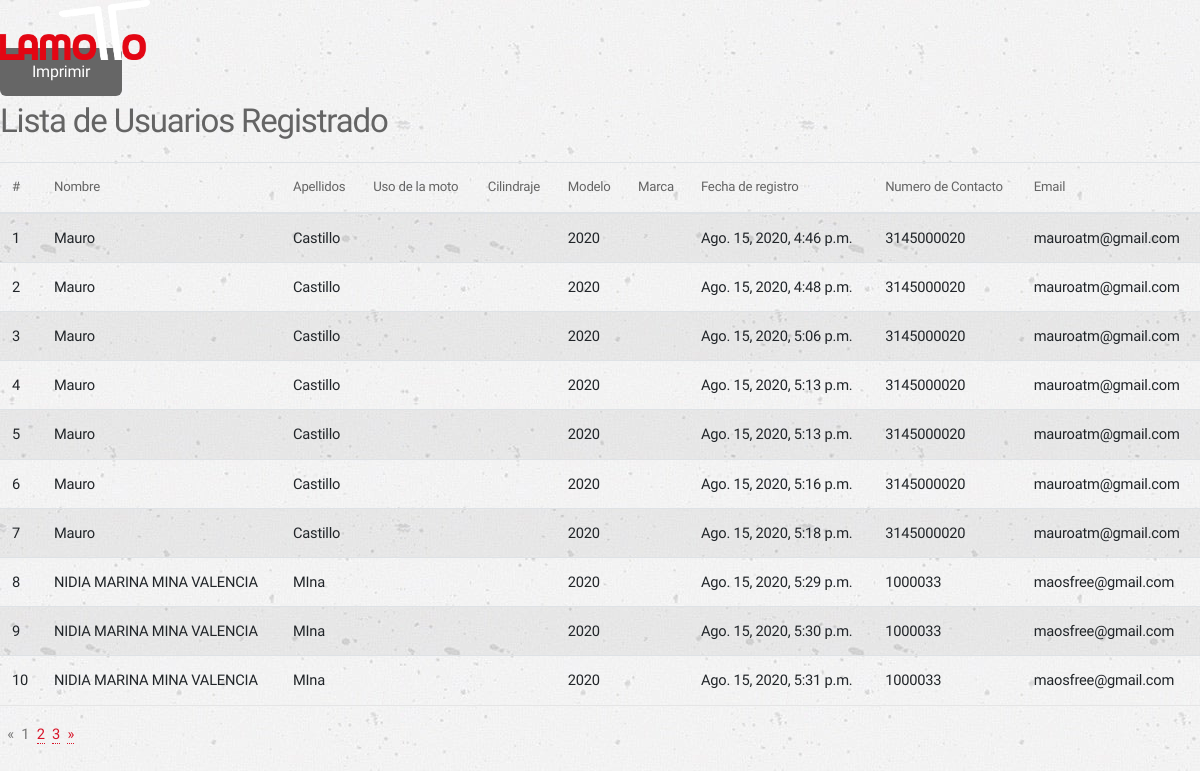
Page /register (signed in) on the committed database.
### website/home/models.py (models this page shows, shortened)
class Client(models.Model):
    phone_regex = RegexValidator(regex=r'^\+?1?\d{9,15}$', message="Phone number must be entered in the format: '+999999999'. Up to 12 digits allowed.")
    phone_number = models.CharField(validators=[phone_regex], max_length=12, blank=True)
    placa = models.CharField(max_length=7, blank=True)
    cedula = models.IntegerField(validators=[MaxValueValidator(999999999999), MinValueValidator(9999999)] )
    name = models.CharField(max_length=200)
    last_name = models.CharField(max_length=200)
    email = models.EmailField(max_length=70, null=True, blank=True)
    created_date = models.DateTimeField(default=timezone.now)
    model_date = models.IntegerField(default=date.today().year, validators=[MaxValueValidator(years_number_max(1)), MinValueValidator(years_number_min(20))] )

### website/home/views.py (the view)
# urls.py: path('register', register, name='register'),
def register(request):
    if request.user.is_anonymous:
        return redirect('home')
    user_list = Client.objects.all()
    page = request.GET.get('page', 1)
    paginator = Paginator(user_list, 10)
    try:
        users = paginator.page(page)
    except PageNotAnInteger:
        users = paginator.page(1)
    except EmptyPage:
        users = paginator.page(paginator.num_pages)
    return render(request, 'information.html', { 'users': users })

### website/templates/information.html (shortened to what this page needs)
{% load static %}
<html>
<head>
	<link rel="stylesheet" href="//code.jquery.com/ui/1.12.1/themes/base/jquery-ui.css">
	<link rel="stylesheet" href="https://stackpath.bootstrapcdn.com/bootstrap/4.5.0/css/bootstrap.min.css"
>
</head>
<body class="landing is-preload">
	<div id="page-wrapper">
		<header id="header" class="alt">
			<a href="{% url 'home' %}"><img src="{% static 'images/logo-lamotto.png' %}" alt="Logo la motto"
					style="width:150px;height:60px;" /></a>
		</header>
		<br>
		<br>
		<div id="print_div" class="">
			<input class="btn btn-primary" type='button' id='btn' value='Imprimir' onclick='printDiv();'>
			<br>
			<h2>Lista de Usuarios Registrado</h2>
			<table class="table table-striped">
				<thead>
					<tr>
						<th scope="col">#</th>
						<th scope="col">Nombre</th>
						<th scope="col">Apellidos</th>
						<th scope="col">Uso de la moto</th>
						<th scope="col">Cilindraje</th>
						<th scope="col">Modelo</th>
						<th scope="col">Marca</th>
						<th scope="col">Fecha de registro</th>
						<th scope="col">Numero de Contacto</th>
						<th scope="col">Email</th>
					</tr>
				</thead>
				<tbody>
					{% for user in users %}
					<tr>
						<td>{{ user.id }}</td>
						<td>{{ user.name }}</td>
						<td>{{ user.last_name }}</td>
						<td>{{ user.motorbike_use }}</td>
						<td>{{ user.cylinder_head }}</td>
						<td>{{ user.model_date }}</td>
						<td>{{ user.manufacturer }}</td>
						<td>{{ user.created_date }}</td>
						<td>{{ user.phone_number }}</td>
						<td>{{ user.email }}</td>
					</tr>
					{% endfor %}
				</tbody>
			</table>
			{% if users.has_other_pages %}
			<ul class="pagination">
				{% if users.has_previous %}
				<li><a href="?page={{ users.previous_page_number }}">&laquo;</a></li>
				{% else %}
				<li class="disabled"><span>&laquo;</span></li>
				{% endif %}
				{% for i in users.paginator.page_range %}
				{% if users.number == i %}
				<li class="active"><span>{{ i }} <span class="sr-only">(current)</span></span></li>
				{% else %}
				<li><a href="?page={{ i }}">{{ i }}</a></li>
				{% endif %}
				{% endfor %}
				{% if users.has_next %}
				<li><a href="?page={{ users.next_page_number }}">&raquo;</a></li>
				{% else %}
				<li class="disabled"><span>&raquo;</span></li>
				{% endif %}
			</ul>
			{% endif %}
		</div>
		<link rel="stylesheet" href="{% static 'assets/css/main.css' %}" />
</body>
</html>

### website/static/assets/css/main.css (style rules this page uses)
html, body, div, span, applet, object, iframe, h1, h2, h3, h4, h5, h6, p, blockquote, pre, a, abbr, acronym, address, big, cite, code, del, dfn, em, img, ins, kbd, q, s, samp, small, strike, strong, sub, sup, tt, var, b, u, i, center, dl, dt, dd, ol, ul, li, fieldset, form, label, legend, table, caption, tbody, tfoot, thead, tr, th, td, article, aside, canvas, details, embed, figure, figcaption, footer, header, hgroup, menu, nav, output, ruby, section, summary, time, mark, audio, video { margin: 0; padding: 0; border: 0; font-size: 100%; font: inherit; vertical-align: baseline; }
article, aside, details, figcaption, figure, footer, header, hgroup, menu, nav, section { display: block; }
body { line-height: 1; }
ol, ul { list-style: none; }
table { border-collapse: collapse; border-spacing: 0; }
body { -webkit-text-size-adjust: none; }
input, select, textarea { -moz-appearance: none; -webkit-appearance: none; -ms-appearance: none; appearance: none; }
body { -ms-overflow-style: scrollbar; }
html { box-sizing: border-box; }
*, *:before, *:after { box-sizing: inherit; }
body { background: #f5f5f5; background-image: url('../../images/mt-1517-home-pattern.jpg'); background-position: left top; background-repeat: repeat; background-size: auto; }
body, input, select, textarea { color: #777; font-family: "Source Sans Pro", sans-serif; font-size: 16pt; font-weight: 300; line-height: 1.65em; letter-spacing: -0.015em; }
a { -moz-transition: color 0.2s ease-in-out, border-bottom-color 0.2s ease-in-out; -webkit-transition: color 0.2s ease-in-out, border-bottom-color 0.2s ease-in-out; -ms-transition: color 0.2s ease-in-out, border-bottom-color 0.2s ease-in-out; transition: color 0.2s ease-in-out, border-bottom-color 0.2s ease-in-out; border-bottom: dotted 1px; color: #d81428; text-decoration: none; }
h1, h2, h3, h4, h5, h6 { color: #646464; font-weight: 300; line-height: 1em; margin: 0 0 0.5em 0; }
h2 { font-size: 2.25em; line-height: 1.5em; letter-spacing: -0.035em; }
ul { list-style: disc; margin: 0 0 2em 0; padding-left: 1em; }
ul li { padding-left: 0.5em; }
table { margin: 0 0 2em 0; width: 100%; }
table tbody tr { border: solid 1px #e5e5e5; border-left: 0; border-right: 0; }
table tbody tr:nth-child(2n + 1) { background-color: #f8f8f8; }
table td { padding: 0.75em 0.75em; }
table th { color: #646464; font-size: 0.9em; font-weight: 300; padding: 0 0.75em 0.75em 0.75em; text-align: left; }
table thead { border-bottom: solid 2px #e5e5e5; }
input[type="submit"], input[type="reset"], input[type="button"], .button { -moz-appearance: none; -webkit-appearance: none; -ms-appearance: none; appearance: none; -moz-transition: background-color 0.2s ease-in-out, color 0.2s ease-in-out; -webkit-transition: background-color 0.2s ease-in-out, color 0.2s ease-in-out; -ms-transition: background-color 0.2s ease-in-out, color 0.2s ease-in-out; transition: background-color 0.2s ease-in-out, color 0.2s ease-in-out; background-color: #666; border-radius: 6px; border: 0; color: #ffffff; cursor: pointer; display: inline-block; font-weight: 400; height: 3em; line-height: 3em; padding: 0 2em; text-align: center; text-decoration: none; white-space: nowrap; }
#page-wrapper { padding-top: 3em; }
body.landing #page-wrapper { padding-top: 0; }
#header { background: #444; color: #bbb; cursor: default; height: 3.25em; left: 0; line-height: 3.25em; position: fixed; top: 0; width: 100%; z-index: 10000; }
#header.alt { -moz-animation: none; -webkit-animation: none; -ms-animation: none; animation: none; background: none; color: rgba(255, 255, 255, 0.75); position: absolute; }
@media screen and (max-width: 1680px) { body, input, select, textarea { font-size: 13pt; } }
@media screen and (max-width: 1280px) { body, input, select, textarea { font-size: 11pt; } }

### rows in the picture
Client: id "1", name "Mauro", last_name "Castillo", model_date "2020", created_date "Ago. 15, 2020, 4:46 p.m.", phone_number "3145000020", email "mauroatm@gmail.com"
Client: id "2", name "Mauro", last_name "Castillo", model_date "2020", created_date "Ago. 15, 2020, 4:48 p.m.", phone_number "3145000020", email "mauroatm@gmail.com"
Client: id "3", name "Mauro", last_name "Castillo", model_date "2020", created_date "Ago. 15, 2020, 5:06 p.m.", phone_number "3145000020", email "mauroatm@gmail.com"
Client: id "4", name "Mauro", last_name "Castillo", model_date "2020", created_date "Ago. 15, 2020, 5:13 p.m.", phone_number "3145000020", email "mauroatm@gmail.com"
Client: id "5", name "Mauro", last_name "Castillo", model_date "2020", created_date "Ago. 15, 2020, 5:13 p.m.", phone_number "3145000020", email "mauroatm@gmail.com"
Client: id "6", name "Mauro", last_name "Castillo", model_date "2020", created_date "Ago. 15, 2020, 5:16 p.m.", phone_number "3145000020", email "mauroatm@gmail.com"
Client: id "7", name "Mauro", last_name "Castillo", model_date "2020", created_date "Ago. 15, 2020, 5:18 p.m.", phone_number "3145000020", email "mauroatm@gmail.com"
Client: id "8", name "NIDIA MARINA MINA VALENCIA", last_name "MIna", model_date "2020", created_date "Ago. 15, 2020, 5:29 p.m.", phone_number "1000033", email "maosfree@gmail.com"
Client: id "9", name "NIDIA MARINA MINA VALENCIA", last_name "MIna", model_date "2020", created_date "Ago. 15, 2020, 5:30 p.m.", phone_number "1000033", email "maosfree@gmail.com"
Client: id "10", name "NIDIA MARINA MINA VALENCIA", last_name "MIna", model_date "2020", created_date "Ago. 15, 2020, 5:31 p.m.", phone_number "1000033", email "maosfree@gmail.com"

### other values in the picture
{{ i }} "1"
{{ i }} "2" "3"
